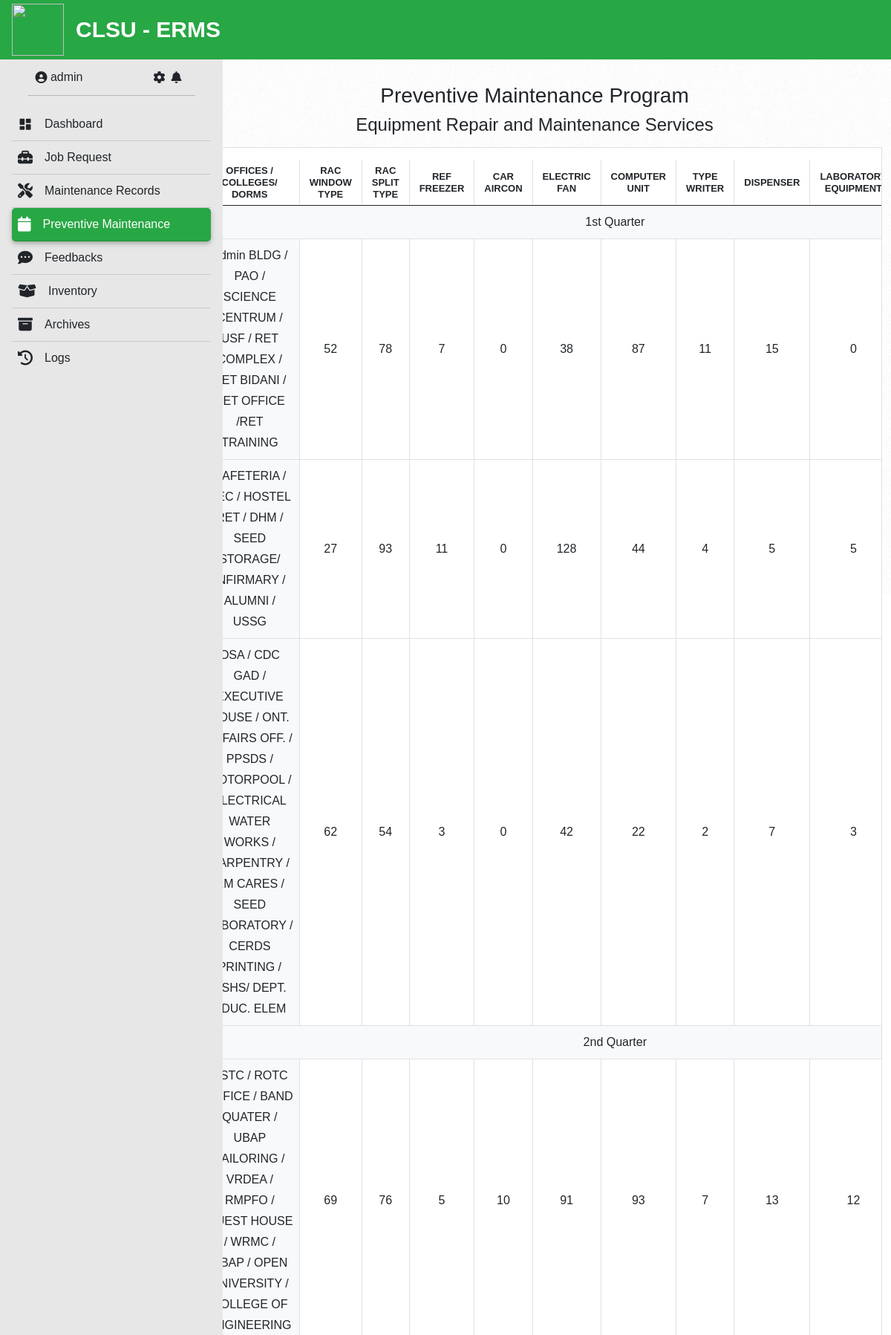
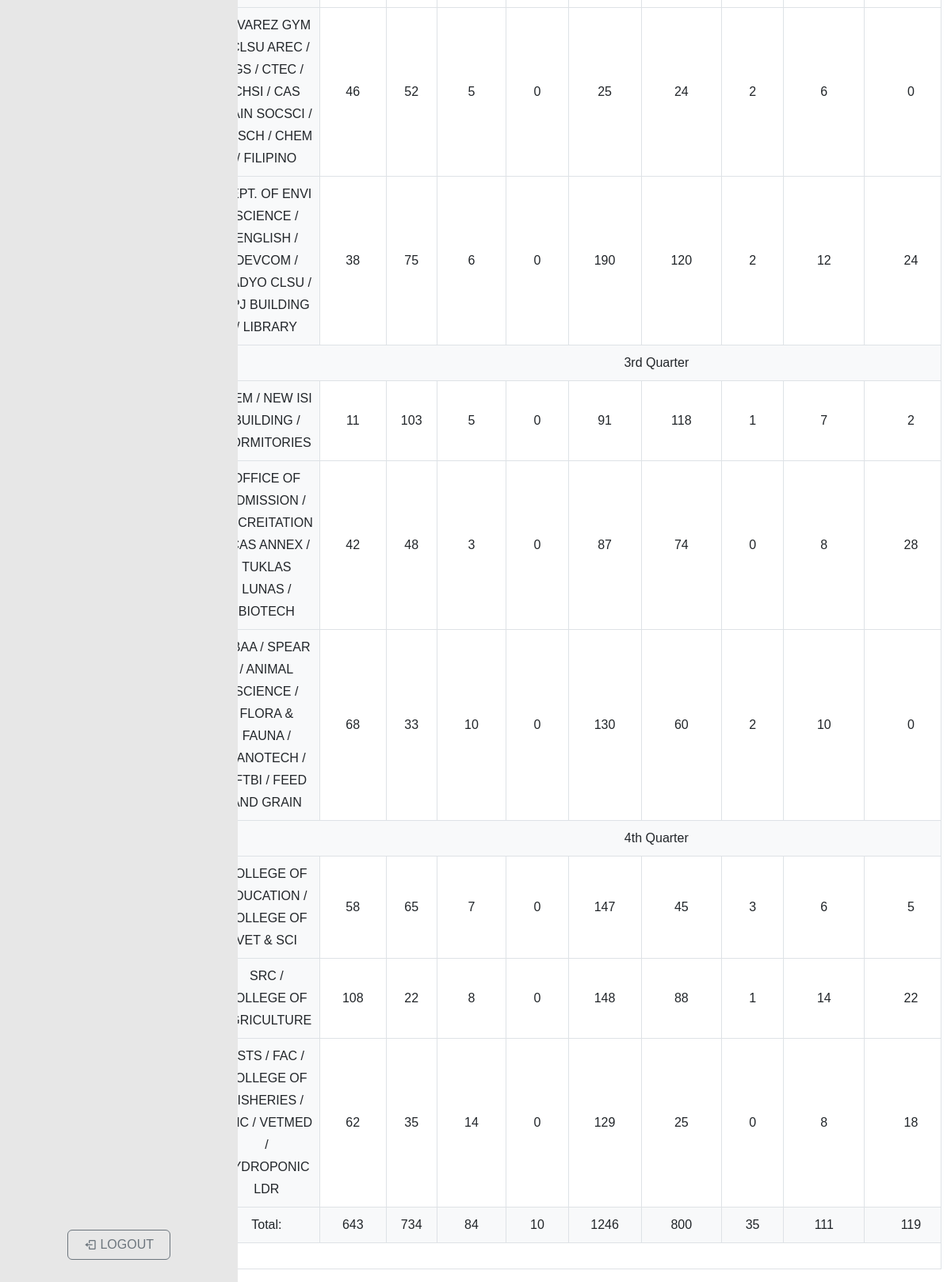
/admin/admin-scheduled.php (signed in), run on the app's committed database (2 pictures, top to bottom).
### tables this page shows
CREATE TABLE `scheduled` (
  `scheduled_id` int(100) NOT NULL,
  `userID` int(100) NOT NULL,
  `quarter` int(10) NOT NULL,
  `sched_location` varchar(250) NOT NULL,
  `rac_window_type` int(250) NOT NULL,
  `rac_split_type` int(250) NOT NULL,
  `ref_freezer` int(250) NOT NULL,
  `car_aircon` int(250) NOT NULL,
  `electric_fan` int(250) NOT NULL,
  `computer_unit` int(250) NOT NULL,
  `type_writer` int(250) NOT NULL,
  `dispenser` int(250) NOT NULL,
  `lab_equipment` int(250) NOT NULL,
  `others` int(250) NOT NULL,
  `created` timestamp NOT NULL DEFAULT current_timestamp() ON UPDATE current_timestamp()
);

### admin/admin-scheduled.php (the view, shortened to what the rows shown need)
<!DOCTYPE HTML>
<html>
<?php
include '../include/head.php';
?>
<body class="is-preloadd">
    <div id="main">
        <section id="" class="">
            <div class="content mt-5 pb-3" id="content">
                <div class="container-fluid overflow-auto">
                    <div class="h-100 border ps-3 pe-3 pt-3 pb-3 bg-body overflow-auto">
                        <table class="table">
                            <thead class="text-center border-bottom border-dark fw-bold">
                                <th class="border-end th-bg">Offices / Colleges/ Dorms</th>
                                <th class="border-end th-bg">RAC<br>Window<br>Type</th>
                                <th class="border-end th-bg">RAC<br>Split<br>Type</th>
                                <th class="border-end th-bg">Ref<br>Freezer</th>
                                <th class="border-end th-bg">Car<br>Aircon</th>
                                <th class="border-end th-bg">Electric<br>Fan</th>
                                <th class="border-end th-bg">Computer<br>Unit</th>
                                <th class="border-end th-bg">Type<br>Writer</th>
                                <th class="border-end th-bg">Dispenser</th>
                                <th class="border-end th-bg">Laboratory<br>Equipment</th>
                            </thead>
                            <tbody class="text-center">
                                <?php
                                include '../config/connect.php';
                                $first = mysqli_query($connect, "SELECT * FROM scheduled WHERE quarter=1");
                                while ($row = mysqli_fetch_array($first)) { ?>
                                    <tr>
                                        <td class="bg-light border border-end"><?php echo htmlspecialchars($row['sched_location'], ENT_QUOTES, 'UTF-8'); ?></td>
                                        <td class="border-end"><?php echo htmlspecialchars($row['rac_window_type'], ENT_QUOTES, 'UTF-8'); ?></td>
                                        <td class="border-end"><?php echo htmlspecialchars($row['rac_split_type'], ENT_QUOTES, 'UTF-8'); ?></td>
                                        <td class="border-end"><?php echo htmlspecialchars($row['ref_freezer'], ENT_QUOTES, 'UTF-8'); ?></td>
                                        <td class="border-end"><?php echo htmlspecialchars($row['car_aircon'], ENT_QUOTES, 'UTF-8'); ?></td>
                                        <td class="border-end"><?php echo htmlspecialchars($row['electric_fan'], ENT_QUOTES, 'UTF-8'); ?></td>
                                        <td class="border-end"><?php echo htmlspecialchars($row['computer_unit'], ENT_QUOTES, 'UTF-8'); ?></td>
                                        <td class="border-end"><?php echo htmlspecialchars($row['type_writer'], ENT_QUOTES, 'UTF-8'); ?></td>
                                        <td class="border-end"><?php echo htmlspecialchars($row['dispenser'], ENT_QUOTES, 'UTF-8'); ?></td>
                                        <td class="border-end"><?php echo htmlspecialchars($row['lab_equipment'], ENT_QUOTES, 'UTF-8'); ?></td>
                                    </tr>
                                <?php include '../config/editSched-modal.php';
                                } ?>
                                <?php
                                include '../config/connect.php';
                                $second = mysqli_query($connect, "SELECT * FROM scheduled WHERE quarter=2");
                                while ($row = mysqli_fetch_array($second)) { ?>
                                    <tr>
                                        <td class="bg-light border border-end"><?php echo htmlspecialchars($row['sched_location'], ENT_QUOTES, 'UTF-8'); ?></td>
                                        <td class="border-end"><?php echo htmlspecialchars($row['rac_window_type'], ENT_QUOTES, 'UTF-8'); ?></td>
                                        <td class="border-end"><?php echo htmlspecialchars($row['rac_split_type'], ENT_QUOTES, 'UTF-8'); ?></td>
                                        <td class="border-end"><?php echo htmlspecialchars($row['ref_freezer'], ENT_QUOTES, 'UTF-8'); ?></td>
                                        <td class="border-end"><?php echo htmlspecialchars($row['car_aircon'], ENT_QUOTES, 'UTF-8'); ?></td>
                                        <td class="border-end"><?php echo htmlspecialchars($row['electric_fan'], ENT_QUOTES, 'UTF-8'); ?></td>
                                        <td class="border-end"><?php echo htmlspecialchars($row['computer_unit'], ENT_QUOTES, 'UTF-8'); ?></td>
                                        <td class="border-end"><?php echo htmlspecialchars($row['type_writer'], ENT_QUOTES, 'UTF-8'); ?></td>
                                        <td class="border-end"><?php echo htmlspecialchars($row['dispenser'], ENT_QUOTES, 'UTF-8'); ?></td>
                                        <td class="border-end"><?php echo htmlspecialchars($row['lab_equipment'], ENT_QUOTES, 'UTF-8'); ?></td>
                                    </tr>
                                <?php include '../config/editSched-modal.php';
                                } ?>
                                <?php
                                include '../config/connect.php';
                                $third = mysqli_query($connect, "SELECT * FROM scheduled WHERE quarter=3");
                                while ($row = mysqli_fetch_array($third)) { ?>
                                    <tr>
                                        <td class="bg-light border border-end"><?php echo htmlspecialchars($row['sched_location'], ENT_QUOTES, 'UTF-8'); ?></td>
                                        <td class="border-end"><?php echo htmlspecialchars($row['rac_window_type'], ENT_QUOTES, 'UTF-8'); ?></td>
                                        <td class="border-end"><?php echo htmlspecialchars($row['rac_split_type'], ENT_QUOTES, 'UTF-8'); ?></td>
                                        <td class="border-end"><?php echo htmlspecialchars($row['ref_freezer'], ENT_QUOTES, 'UTF-8'); ?></td>
                                        <td class="border-end"><?php echo htmlspecialchars($row['car_aircon'], ENT_QUOTES, 'UTF-8'); ?></td>
                                        <td class="border-end"><?php echo htmlspecialchars($row['electric_fan'], ENT_QUOTES, 'UTF-8'); ?></td>
                                        <td class="border-end"><?php echo htmlspecialchars($row['computer_unit'], ENT_QUOTES, 'UTF-8'); ?></td>
                                        <td class="border-end"><?php echo htmlspecialchars($row['type_writer'], ENT_QUOTES, 'UTF-8'); ?></td>
                                        <td class="border-end"><?php echo htmlspecialchars($row['dispenser'], ENT_QUOTES, 'UTF-8'); ?></td>
                                        <td class="border-end"><?php echo htmlspecialchars($row['lab_equipment'], ENT_QUOTES, 'UTF-8'); ?></td>
                                    </tr>
                                <?php include '../config/editSched-modal.php';
                                } ?>
                                <?php
                                include '../config/connect.php';
                                $fourth = mysqli_query($connect, "SELECT * FROM scheduled WHERE quarter=4");
                                while ($row = mysqli_fetch_array($fourth)) { ?>
                                    <tr>
                                        <td class="bg-light border border-end"><?php echo htmlspecialchars($row['sched_location'], ENT_QUOTES, 'UTF-8'); ?></td>
                                        <td class="border-end"><?php echo htmlspecialchars($row['rac_window_type'], ENT_QUOTES, 'UTF-8'); ?></td>
                                        <td class="border-end"><?php echo htmlspecialchars($row['rac_split_type'], ENT_QUOTES, 'UTF-8'); ?></td>
                                        <td class="border-end"><?php echo htmlspecialchars($row['ref_freezer'], ENT_QUOTES, 'UTF-8'); ?></td>
                                        <td class="border-end"><?php echo htmlspecialchars($row['car_aircon'], ENT_QUOTES, 'UTF-8'); ?></td>
                                        <td class="border-end"><?php echo htmlspecialchars($row['electric_fan'], ENT_QUOTES, 'UTF-8'); ?></td>
                                        <td class="border-end"><?php echo htmlspecialchars($row['computer_unit'], ENT_QUOTES, 'UTF-8'); ?></td>
                                        <td class="border-end"><?php echo htmlspecialchars($row['type_writer'], ENT_QUOTES, 'UTF-8'); ?></td>
                                        <td class="border-end"><?php echo htmlspecialchars($row['dispenser'], ENT_QUOTES, 'UTF-8'); ?></td>
                                        <td class="border-end"><?php echo htmlspecialchars($row['lab_equipment'], ENT_QUOTES, 'UTF-8'); ?></td>
                                    </tr>
                                <?php include '../config/editSched-modal.php';
                                } ?>
                            </tbody>
                        </table>
                    </div>
                </div>
            </div>
        </section>
    </div>
</body>
</html>

### data on the page
scheduled: sched_location "Admin BLDG / PAO / SCIENCE CENTRUM / USF / RET COMPLEX / RET BIDANI / RET OFFICE /RET TRAINING", rac_window_type "52", rac_split_type "78", ref_freezer "7", car_aircon "0", electric_fan "38", computer_unit "87", type_writer "11", dispenser "15", lab_equipment "0"
scheduled: sched_location "CAFETERIA / CEC / HOSTEL RET / DHM / SEED STORAGE/ INFIRMARY / ALUMNI / USSG", rac_window_type "27", rac_split_type "93", ref_freezer "11", car_aircon "0", electric_fan "128", computer_unit "44", type_writer "4", dispenser "5", lab_equipment "5"
scheduled: sched_location "OSA / CDC GAD / EXECUTIVE HOUSE / ONT. AFFAIRS OFF. / PPSDS / MOTORPOOL / ELECTRICAL WATER WORKS / CARPENTRY / RM CARES / SEED LABORATORY / CERDS PRINTING / USHS/ DEPT. EDUC. ELEM", rac_window_type "62", rac_split_type "54", ref_freezer "3", car_aircon "0", electric_fan "42", computer_unit "22", type_writer "2", dispenser "7", lab_equipment "3"
scheduled: sched_location "RSTC / ROTC OFFICE / BAND QUATER / UBAP TAILORING / VRDEA / RMPFO / GUEST HOUSE / WRMC / UBAP / OPEN UNIVERSITY / COLLEGE OF ENGINEERING", rac_window_type "69", rac_split_type "76", ref_freezer "5", car_aircon "10", electric_fan "91", computer_unit "93", type_writer "7", dispenser "13", lab_equipment "12"
scheduled: sched_location "ALVAREZ GYM / CLSU AREC / IGS / CTEC / CHSI / CAS MAIN SOCSCI / PYSCH / CHEM / FILIPINO", rac_window_type "46", rac_split_type "52", ref_freezer "5", car_aircon "0", electric_fan "25", computer_unit "24", type_writer "2", dispenser "6", lab_equipment "0"
scheduled: sched_location "DEPT. OF ENVI SCIENCE / ENGLISH / DEVCOM / RADYO CLSU / FPJ BUILDING / LIBRARY", rac_window_type "38", rac_split_type "75", ref_freezer "6", car_aircon "0", electric_fan "190", computer_unit "120", type_writer "2", dispenser "12", lab_equipment "24"
scheduled: sched_location "ICEM / NEW ISI BUILDING / DORMITORIES", rac_window_type "11", rac_split_type "103", ref_freezer "5", car_aircon "0", electric_fan "91", computer_unit "118", type_writer "1", dispenser "7", lab_equipment "2"
scheduled: sched_location "OFFICE OF ADMISSION / ACCREITATION / CAS ANNEX / TUKLAS LUNAS / BIOTECH", rac_window_type "42", rac_split_type "48", ref_freezer "3", car_aircon "0", electric_fan "87", computer_unit "74", type_writer "0", dispenser "8", lab_equipment "28"
scheduled: sched_location "CBAA / SPEAR / ANIMAL SCIENCE / FLORA & FAUNA / NANOTECH / AFTBI / FEED AND GRAIN", rac_window_type "68", rac_split_type "33", ref_freezer "10", car_aircon "0", electric_fan "130", computer_unit "60", type_writer "2", dispenser "10", lab_equipment "0"
scheduled: sched_location "COLLEGE OF EDUCATION / COLLEGE OF VET & SCI", rac_window_type "58", rac_split_type "65", ref_freezer "7", car_aircon "0", electric_fan "147", computer_unit "45", type_writer "3", dispenser "6", lab_equipment "5"
scheduled: sched_location "SRC / COLLEGE OF AGRICULTURE", rac_window_type "108", rac_split_type "22", ref_freezer "8", car_aircon "0", electric_fan "148", computer_unit "88", type_writer "1", dispenser "14", lab_equipment "22"
scheduled: sched_location "ASTS / FAC / COLLEGE OF FISHERIES / AMC / VETMED / HYDROPONIC LDR", rac_window_type "62", rac_split_type "35", ref_freezer "14", car_aircon "0", electric_fan "129", computer_unit "25", type_writer "0", dispenser "8", lab_equipment "18"

### other printed values
$_SESSION['user']['username'] "admin"
$wt['racWT'] "643"
$st['racST'] "734"
$rf['refFZ'] "84"
$ca['carAC'] "10"
$ef['eFan'] "1246"
$cu['computer'] "800"
$tw['typeWR'] "35"
$dp['dispenser'] "111"
$le['labEQ'] "119"
